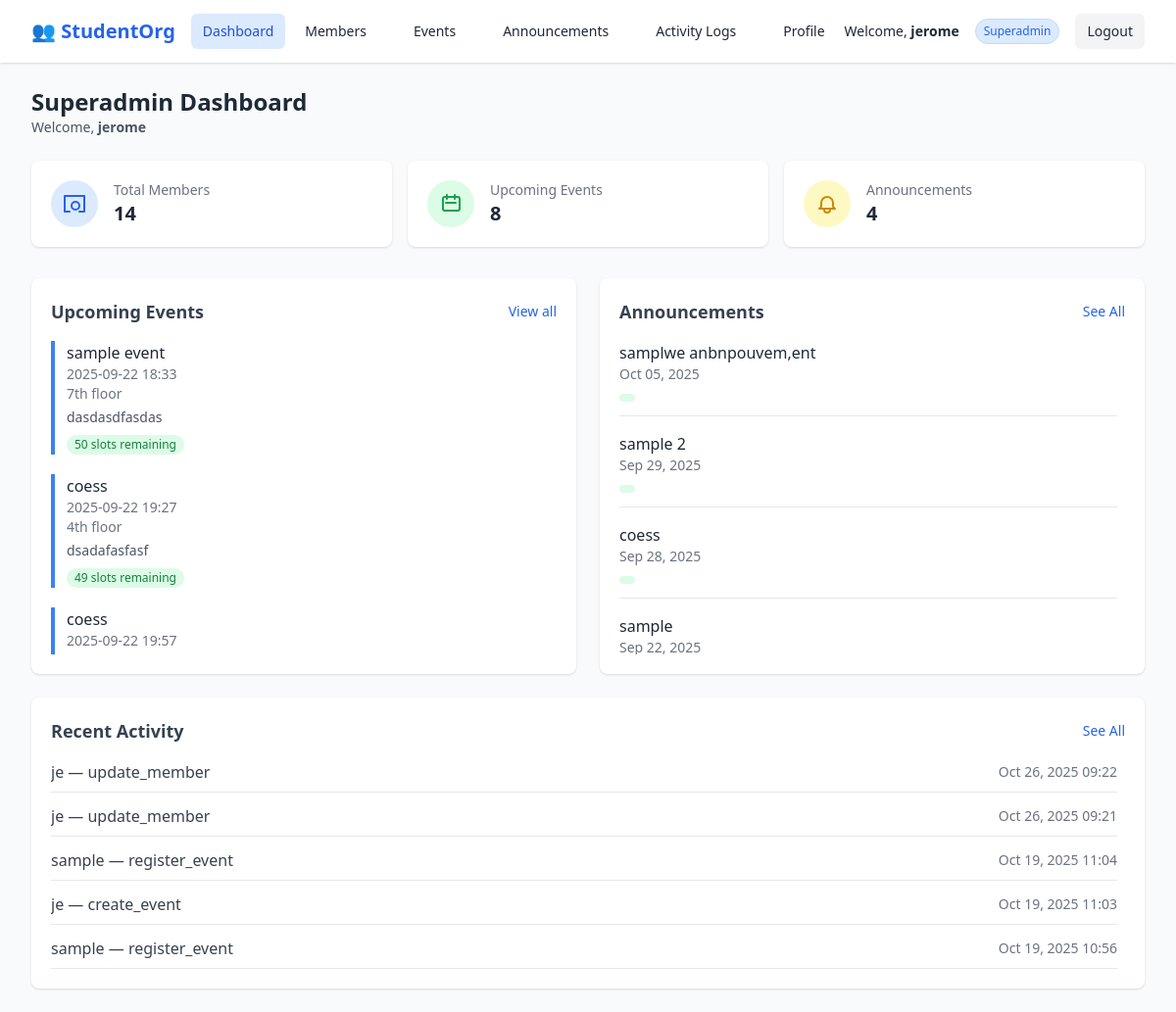
The page /dashboard/superadmin/ (signed in) on the database as committed earlier.
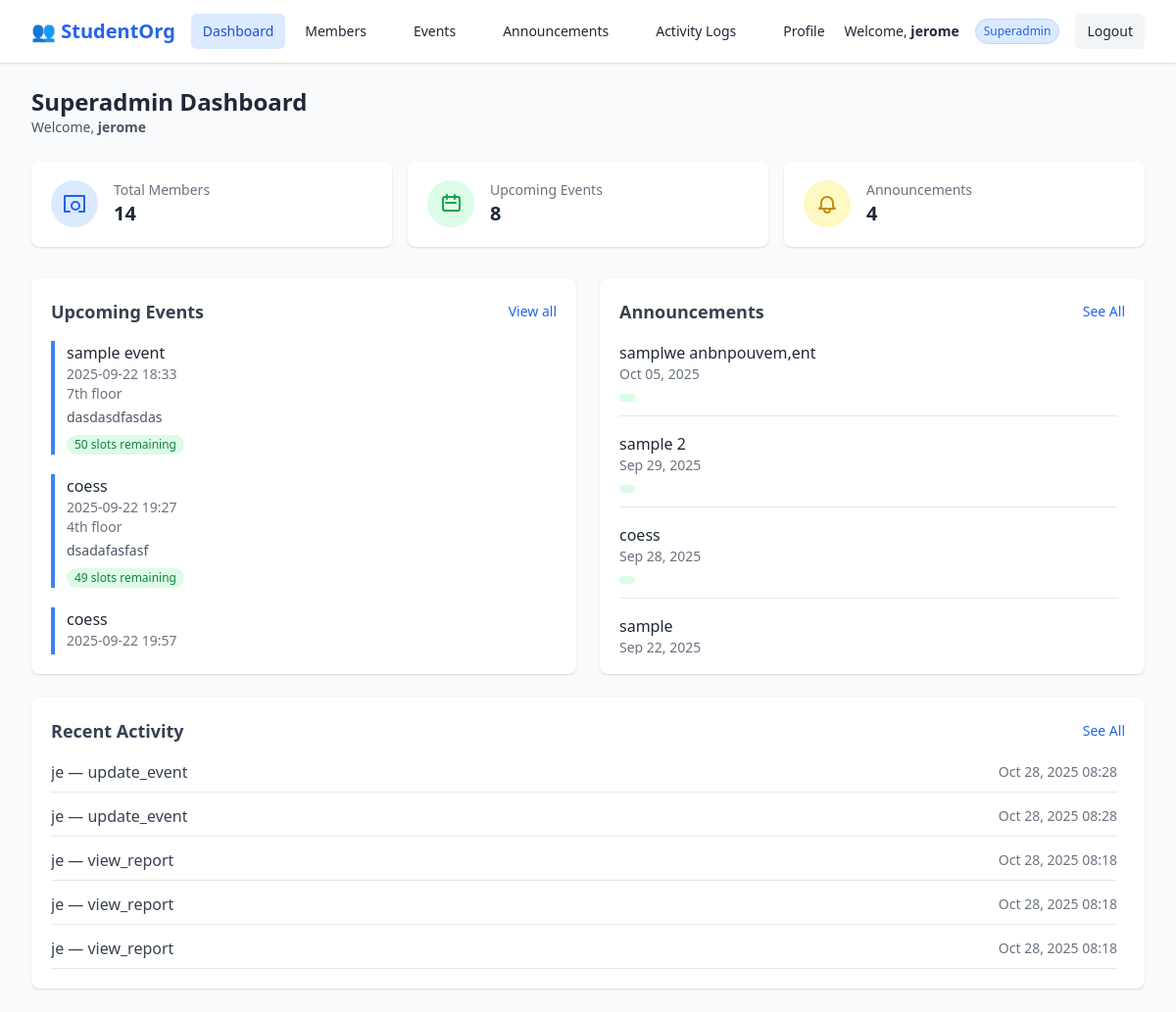
The same page on the database as committed later.
### accounts/models.py (models this page shows, shortened)
class Event(models.Model):
    title = models.CharField(max_length=200)
    start_datetime = models.DateTimeField(default=timezone.now)
    end_datetime = models.DateTimeField(default=timezone.now)
    location = models.CharField(max_length=255, default="TBA")
    max_slots = models.PositiveIntegerField(default=200)
    description = models.TextField(blank=True, null=True)
    def slots_remaining(self):
        return self.max_slots - self.registrations.count()

class Announcement(models.Model):
    title = models.CharField(max_length=255)
    content = models.TextField()
    created_at = models.DateTimeField(auto_now_add=True)
    author = models.ForeignKey(User, on_delete=models.CASCADE)

class AuditLog(models.Model):
    user = models.ForeignKey(settings.AUTH_USER_MODEL, on_delete=models.SET_NULL, null=True, blank=True)
    action = models.CharField(max_length=255)
    target = models.CharField(max_length=255, null=True, blank=True)
    timestamp = models.DateTimeField(auto_now_add=True)

### accounts/views.py (the view)
# urls.py: path('dashboard/superadmin/', views.superadmin_dashboard, name="superadmin_dashboard"),
@login_required
def superadmin_dashboard(request):
    total_members = User.objects.count()
    total_events = Event.objects.count()
    total_announcements = Announcement.objects.count()
    events = Event.objects.order_by('start_datetime')[:5]
    announcements = Announcement.objects.order_by('-created_at')[:5]
    logs = AuditLog.objects.order_by('-timestamp')[:5]
    return render(request, 'accounts/superadmin_dashboard.html', {
        'total_members': total_members,
        'total_events': total_events,
        'total_announcements': total_announcements,
        'events': events,
        'announcements': announcements,
        'logs': logs,
    })
    return render(request, "accounts/superadmin_dashboard.html", context)

### accounts/templates/accounts/superadmin_dashboard.html (shortened to what the changed rows need)
{% extends "accounts/base.html" %}
{% block content %}
<div class="max-w-7xl mx-auto px-4 sm:px-6 lg:px-8 py-6">
  <div class="flex flex-col sm:flex-row sm:items-center sm:justify-between mb-6">
    <div>
      <h1 class="text-2xl font-bold text-gray-800 mb-2 sm:mb-0">Superadmin Dashboard</h1>
    </div>
  </div>
  <div class="grid grid-cols-1 lg:grid-cols-2 gap-6">
    <div class="bg-white shadow rounded-lg p-5">
      <div class="flex items-center justify-between mb-4">
        <h2 class="text-lg font-semibold text-gray-700">Upcoming Events</h2>
      </div>
      {% if events %}
        <div class="space-y-5 max-h-80 overflow-y-auto scrollbar-thin scrollbar-thumb-gray-300 pr-2">
          {% for event in events %}
          <div class="border-l-4 border-blue-500 pl-3">
            <a href="{% url 'accounts:event_edit' event.id %}" class="font-medium text-gray-800 hover:underline">
              {{ event.title }}
            </a>
            <p class="text-sm text-gray-500">{{ event.start_datetime|date:"Y-m-d H:i" }}</p>
            <p class="text-sm text-gray-500">{{ event.location|default:"TBA" }}</p>
            {% if event.description %}
              <p class="text-sm text-gray-600 mt-1">{{ event.description }}</p>
            {% endif %}
            {% if event.max_slots %}
              <span class="inline-block mt-2 text-xs bg-green-100 text-green-700 px-2 py-0.5 rounded-full">
                {{ event.slots_remaining }} slots remaining
              </span>
            {% endif %}
          </div>
          {% endfor %}
        </div>
      {% else %}
        <p class="text-gray-500 text-sm">No upcoming events available.</p>
      {% endif %}
    </div>
    <div class="bg-white shadow rounded-lg p-5">
      <div class="flex items-center justify-between mb-4">
        <h2 class="text-lg font-semibold text-gray-700">Announcements</h2>
      </div>
      {% if announcements %}
        <ul class="space-y-4 max-h-80 overflow-y-auto scrollbar-thin scrollbar-thumb-gray-300 pr-2">
          {% for ann in announcements %}
          <li class="border-b pb-2">
            <p class="font-medium text-gray-800">{{ ann.title }}</p>
            <p class="text-sm text-gray-500">{{ ann.created_at|date:"M d, Y" }}</p>
            <span class="inline-block mt-1 px-2 py-1 text-xs rounded-full
              {% if ann.priority == 'High' %}bg-red-100 text-red-600
              {% elif ann.priority == 'Medium' %}bg-yellow-100 text-yellow-600
              {% else %}bg-green-100 text-green-600{% endif %}">
            </span>
          </li>
          {% endfor %}
        </ul>
      {% else %}
        <p class="text-gray-500 text-sm">No announcements available.</p>
      {% endif %}
    </div>
  </div>
  <div class="bg-white shadow rounded-lg p-5 mt-6">
    <div class="flex items-center justify-between mb-4">
      <h2 class="text-lg font-semibold text-gray-700">Recent Activity</h2>
    </div>
    {% if logs %}
      <ul class="space-y-3 max-h-80 overflow-y-auto scrollbar-thin scrollbar-thumb-gray-300 pr-2">
        {% for log in logs %}
        <li class="flex justify-between items-center border-b pb-2">
          <span class="text-gray-700 truncate">{{ log.user }} — {{ log.action }}</span>
          <span class="text-sm text-gray-500 flex-shrink-0">{{ log.timestamp|date:"M d, Y H:i" }}</span>
        </li>
        {% endfor %}
      </ul>
    {% else %}
      <p class="text-gray-500 text-sm">No activity logs available.</p>
    {% endif %}
  </div>
</div>
{% endblock %}

Rows that differ between the two databases and show on the page:
no longer on this page (row unchanged): AuditLog: user "je", action "update_member", timestamp "Oct 26, 2025 09:22"
no longer on this page (row unchanged): AuditLog: user "je", action "update_member", timestamp "Oct 26, 2025 09:21"
no longer on this page (row unchanged): AuditLog: user "sample", action "register_event", timestamp "Oct 19, 2025 11:04"
no longer on this page (row unchanged): AuditLog: user "je", action "create_event", timestamp "Oct 19, 2025 11:03"
no longer on this page (row unchanged): AuditLog: user "sample", action "register_event", timestamp "Oct 19, 2025 10:56"
added AuditLog: user "je", action "update_event", timestamp "Oct 28, 2025 08:28"
added AuditLog: user "je", action "update_event", timestamp "Oct 28, 2025 08:28"
added AuditLog: user "je", action "view_report", timestamp "Oct 28, 2025 08:18"
added AuditLog: user "je", action "view_report", timestamp "Oct 28, 2025 08:18"
added AuditLog: user "je", action "view_report", timestamp "Oct 28, 2025 08:18"
